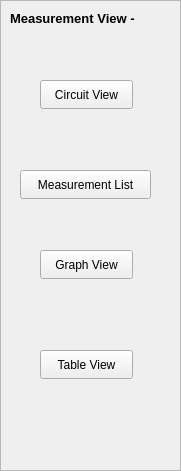
     <widget class="QFrame" name="frame">
      <property name="geometry">
       <rect>
        <x>20</x>
        <y>150</y>
        <width>181</width>
        <height>471</height>
       </rect>
      </property>
      <property name="frameShape">
       <enum>QFrame::Shape::StyledPanel</enum>
      </property>
      <property name="frameShadow">
       <enum>QFrame::Shadow::Raised</enum>
      </property>
      <widget class="QLabel" name="MeasView">
       <property name="geometry">
        <rect>
         <x>10</x>
         <y>10</y>
         <width>161</width>
         <height>16</height>
        </rect>
       </property>
       <property name="font">
        <font>
         <pointsize>10</pointsize>
         <bold>true</bold>
        </font>
       </property>
       <property name="text">
        <string>Measurement View - </string>
       </property>
      </widget>
      <widget class="QPushButton" name="CircuitView">
       <property name="geometry">
        <rect>
         <x>40</x>
         <y>80</y>
         <width>93</width>
         <height>29</height>
        </rect>
       </property>
       <property name="text">
        <string>Circuit View</string>
       </property>
      </widget>
      <widget class="QPushButton" name="MeasListView">
       <property name="geometry">
        <rect>
         <x>20</x>
         <y>170</y>
         <width>131</width>
         <height>29</height>
        </rect>
       </property>
       <property name="text">
        <string>Measurement List</string>
       </property>
      </widget>
      <widget class="QPushButton" name="GraphView">
       <property name="geometry">
        <rect>
         <x>40</x>
         <y>250</y>
         <width>93</width>
         <height>29</height>
        </rect>
       </property>
       <property name="text">
        <string>Graph View</string>
       </property>
      </widget>
      <widget class="QPushButton" name="TableView">
       <property name="geometry">
        <rect>
         <x>40</x>
         <y>350</y>
         <width>93</width>
         <height>29</height>
        </rect>
       </property>
       <property name="text">
        <string>Table View</string>
       </property>
      </widget>
     </widget>
